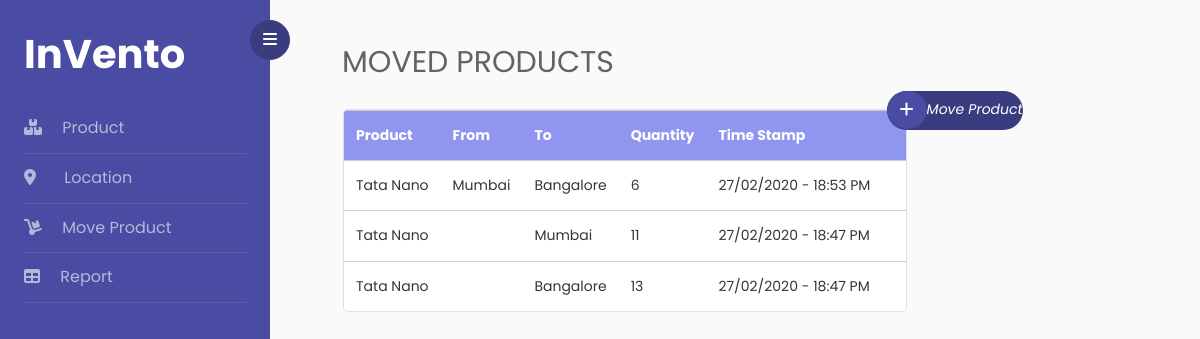
The app's page /product_movement, older data.
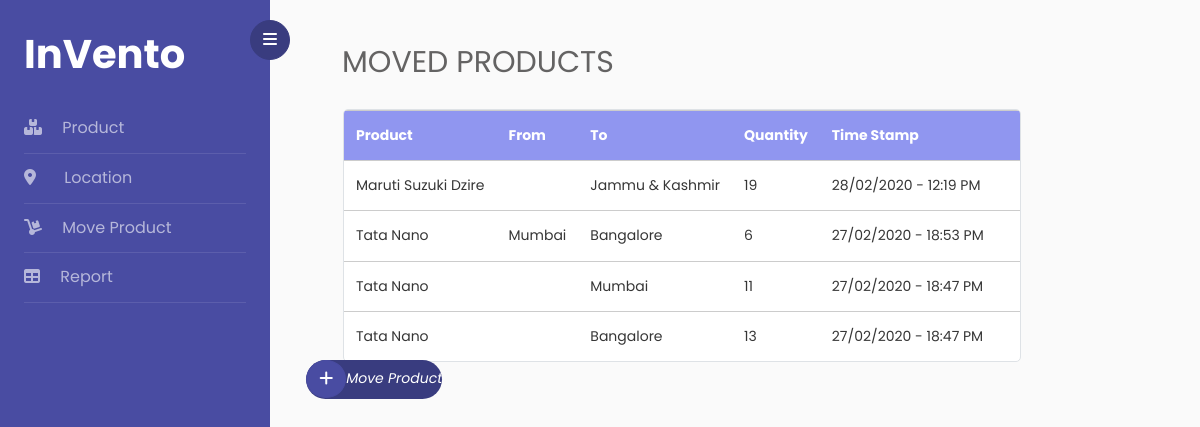
The same page, newer data.
### inventory/models.py (models this page shows, shortened)
class Product(db.Model):
    product_id = db.Column(db.Integer, primary_key=True)
    product_name = db.Column(db.String(20), unique=True, nullable=False)

class ProductMovement(db.Model):
    movement_id = db.Column(db.Integer, primary_key=True)
    timestamp = db.Column(db.DateTime, nullable=False, default=datetime.now)
    from_location = db.Column(db.String(20), db.ForeignKey('location.location_id'))
    to_location = db.Column(db.String(20), db.ForeignKey('location.location_id'))
    product_id = db.Column(db.Integer, db.ForeignKey('product.product_id'), nullable=False)
    qty = db.Column(db.Integer, nullable=False)

### inventory/main/routes.py (the view)
@main.route("/product_movement")
def product_movement():
    product_movements = ProductMovement.query.order_by(ProductMovement.timestamp.desc()).all()
    products = Product.query
    return render_template('product_movement.html', title='Moved Product',product_movements=product_movements, products=products)

### inventory/templates/product_movement.html (shortened to what this page needs)
{% extends "layout.html" %}
{% block content %}
    {% if title=='Moved Product' %}
        <div class="container px-5 py-3">
            <div>
                <h2 class="mb-4 phead">{{ title }}s</h2>
            </div>
            <div class="row">
                <div class="ml-3">
                    <table class="table table-hover table-responsive table-bordered">
                        <thead class="thead-light">
                            <tr>
                                <th>Product</th>
                                <th>From</th>
                                <th>To</th>
                                <th>Quantity</th>
                                <th>Time Stamp</th>
                                <th></th>
                            </tr>
                        </thead>
                        <tbody>
                            {% if not product_movements%}
                                <tr>
                                    <td colspan="5">Add product to warehouse to see the movements.</td>
                                </tr>
                            {% else %}
                                {% for product_movement in product_movements %}
                                    <tr class="l">
                                        <td>{{ products.get(product_movement.product_id).product_name }}</td>
                                        <td>{{ product_movement.from_location }}</td>
                                        <td>{{ product_movement.to_location }}</td>
                                        <td>{{ product_movement.qty }}</td>
                                        <td>{{ product_movement.timestamp.strftime('%d/%m/%Y - %H:%M %p') }}</td>
                                        <td class="td">
                                        </td>
                                    </tr>
                                {% endfor %}
                            {% endif %}
                        </tbody>
                    </table>
                </div>
                <div class="add">
                    <button type="button" id="sidebarCollapse" class="add-button btn btn-primary">
                        <a href="{{ url_for('product_movements.new_product_movement') }}"><i class="fas fa-plus"></i></a>
                    </button><a class="b" href="{{ url_for('product_movements.new_product_movement') }}"><i>Move Product</i></a>
                </div>
            </div>
        </div>
    {% endif %}
{% endblock content %}

### inventory/templates/layout.html (shortened to what this page needs)
<!doctype html>
<html lang="en">
<head>
	<link rel="stylesheet" type="text/css" href="{{ url_for('static', filename='style.css') }}">
	<link rel="stylesheet" type="text/css" href="{{ url_for('static', filename='main.css') }}">
</head>
<body>
	<div class="wrapper d-flex align-items-stretch">
		<nav id="sidebar">
			<div class="custom-menu">
				<button type="button" id="sidebarCollapse" class="btn btn-primary ">
					<i class="fa fa-bars"></i>
				</button>
			</div>
			<div class="p-4">
				<h1><a href="/" class="logo">InVento</a></h1>
				<ul class="list-unstyled components mb-5">
					<li>
                        <a class="nav-item nav-link" href="{{ url_for('main.product') }}"><i class="fas fa-boxes mr-3"></i> Product</a>
					</li>
					<li>
						<a class="nav-item nav-link" href="{{ url_for('main.location') }}"><i class="fas fa-map-marker-alt mr-4"></i> Location</a>
					</li>
					<li>
						<a class="nav-item nav-link" href="{{ url_for('main.product_movement') }}"><i class="fas fa-dolly mr-3"></i> Move Product</a>
					</li>
					<li>
						<a class="nav-item nav-link" href="{{ url_for('main.report') }}"><i class="fas fa-table mr-3"></i> Report</a>
					</li>
				</ul>
			</div>
		</nav>
		<div id="content">
			<div  class="p-4 px-md-4">
				{% block content %}{% endblock %}
			</div>
		</div>
	</div>
</body>
</html>

### inventory/static/main.css (style rules this page uses)
.phead { font-size: 30px; color: rgb(100, 99, 99); text-transform: uppercase; }
.table { background-color: #fff; border-radius: 5px; color: rgb(54, 54, 54); }
.table .thead-light th { background-color:rgb(144, 150, 240); color: #fff; }
.table-bordered td { border: none !important; border-top: solid 1px #ccc !important; }
.table-bordered th { border: none !important; border-top: solid 1px #ccc !important; }
.add-button { border-radius: 50% !important; }
.add { overflow: hidden; background: #393c7f !important; list-style: none; white-space:nowrap; margin-right: 10px; border-radius: 25px; display: inline-block; height: 2.42rem; position: relative; margin-left: -1.3rem; margin-top: -1.1rem; z-index: 1; }
.add a i { color: #fff; }

Row changes from the older to the newer data that the page shows:
added ProductMovement: to_location "Jammu & Kashmir", qty "19", timestamp "28/02/2020 - 12:19 PM"
added Product: get "Maruti Suzuki Dzire"
